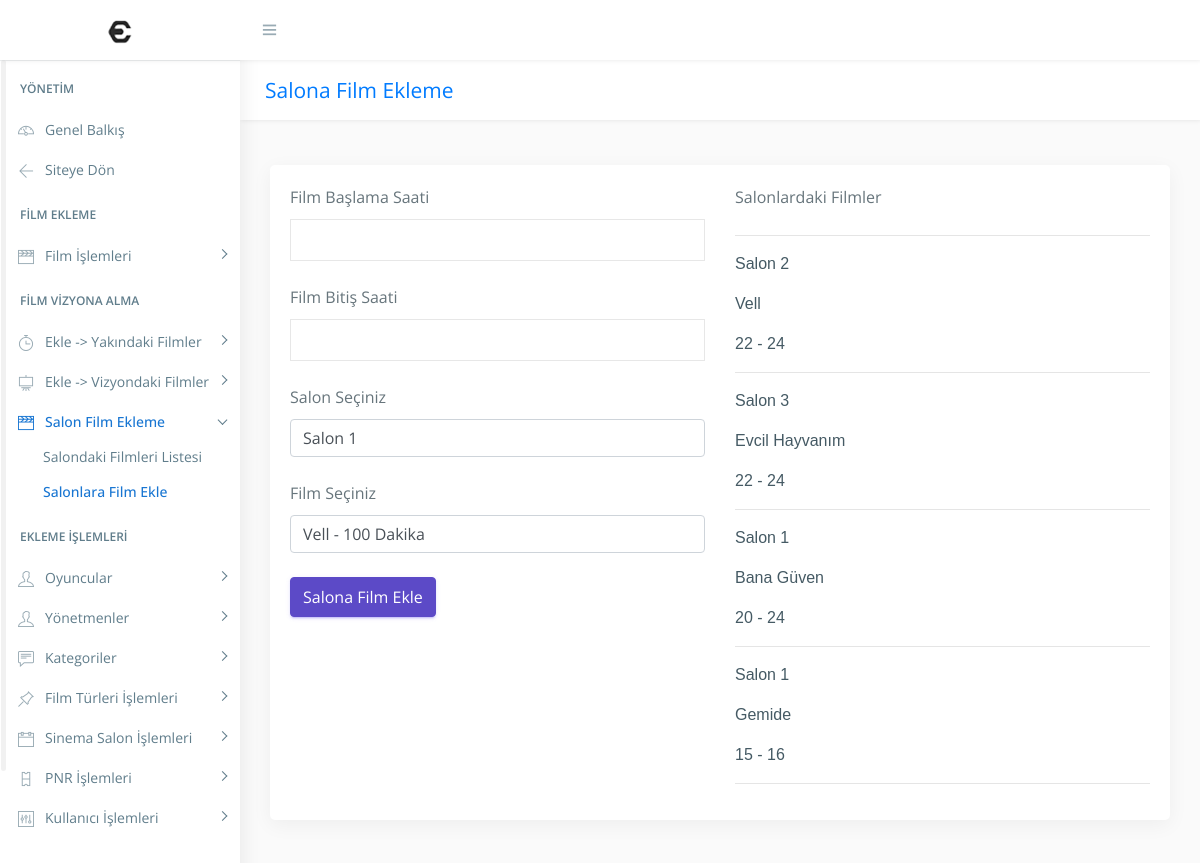
Screenshot of /?url=SalonaFilmEkleme/SalonaFilmEkle (signed in) with the database file from the repository.
### tables this page shows
CREATE TABLE IF NOT EXISTS `sinema_film_salon` (
  `salon_id` int(11) NOT NULL,
  `film_id` int(11) NOT NULL,
  `baslama_zamani` varchar(20) NOT NULL,
  `bitis_zamani` varchar(20) NOT NULL,
  `sinema_film_salon_id` int(11) NOT NULL AUTO_INCREMENT,
  PRIMARY KEY (`sinema_film_salon_id`),
  KEY `film_id` (`film_id`),
  KEY `salon_id` (`salon_id`),
  KEY `salon_id_2` (`salon_id`),
  KEY `salon_id_3` (`salon_id`)
);

CREATE TABLE IF NOT EXISTS `sinema_film_salonlari` (
  `salon_id` int(11) NOT NULL AUTO_INCREMENT,
  `salonAdi` varchar(50) NOT NULL,
  `koltukSayisi` int(11) NOT NULL,
  PRIMARY KEY (`salon_id`),
  UNIQUE KEY `salonAdi` (`salonAdi`),
  UNIQUE KEY `salonAdi_2` (`salonAdi`),
  KEY `salon_id` (`salon_id`)
);

### app/core/view.php (called while the page is built, shortened)
<?php
class view
{
    public static function render($view, array $params = [])
    {
        if (file_exists($file = VDIR."/{$view}.php")) {
            extract($params);
            require $file;
        } else {
            exit("Görünüm dosyası bulunamadı: $view");
        }
    }
}

### app/core/controller.php (called while the page is built, shortened)
<?php
class controller
{
	public function render($file, array $params = [])
	{
		return view::render($file, $params);
	}
}

### app/controllers/SalonaFilmEklemeController.php (called while the page is built, shortened)
<?php
class SalonaFilmEklemeController extends controller
{
	public function SalonaFilmEkleAction()
	{
        $data['title'] = 'Salona Film Ekleme';
        $data['uyari'] = null;
        $data['result'] = null;
        $data['filmSalonlari'] = filmSalonlari::getAll();
        $data['film'] = film::getAll();
        $data['slondakigosterilenfilmler'] = slondakigosterilenfilmler::getAll();
		$this->render('Admin/SalonlaraEklenenFilmler/salonFilmEkle', $data);
	}
}

### app/core/app.php (called while the page is built, shortened)
<?php
class app
{
	public $controller, $action, $params;
	public function __construct()
	{
		$url = isset($_GET['url']) && !empty($_GET['url']) ?
			trim($_GET['url'], '/') : 'WebSiteHomePage/index';
		$url = explode('/', $url);
		$this->controller = isset($url[0]) ? $url[0].'Controller' : 'WebSiteHomePageController';
		$this->action = isset($url[1]) ? $url[1].'Action' : 'indexAction';
		array_shift($url);
		array_shift($url);
		$this->params = $url;
	}
	public function run()
	{
		if (file_exists($file = CDIR."/{$this->controller}.php")) {
			if (class_exists($this->controller)) {
				$controller = new $this->controller;
				if (method_exists($controller, $this->action)) {
					call_user_func_array([$controller, $this->action], $this->params);
				} else {
					exit("Metod mevcut değil: {$this->action}");
				}
			} else {
				exit("Sınıf mevcut değil: $this->controller");
			}
		} else {
			exit("Controller dosyası mevcut değil: {$this->controller}.php");
		}
	}
}

### index.php (called while the page is built, shortened)
<?php
require CORE_DIR.'/app.php';
require CORE_DIR.'/view.php';
require CORE_DIR.'/controller.php';
include "app/models/filmSalonlari.php";
include "app/models/film.php";
include "app/models/slondakigosterilenfilmler.php";
$app = new app;
$app->run();

### app/models/filmSalonlari.php (called while the page is built, shortened)
<?php
class filmSalonlari
{
	public function filmSalonlari($salonAdi, $koltukSayisi, $salon_id)
	{
		$this->salon_id = $salon_id;
		$this->salonAdi = $salonAdi;
	}
	public static function getAll() {
		$list = [];
		$db = Db::getInstance();
		$req = $db->query('SELECT * FROM sinema_film_salonlari');
		foreach($req->fetchAll() as $post) {
		  $list[] = new filmSalonlari($post['salonAdi'],$post['koltukSayisi'],$post['salon_id']);
		}
		return $list;
	  }
}

### app/models/film.php (called while the page is built, shortened)
<?php
class film
{
	public function film($film_id, $kategori_id, $filmAd,$filmSuresi, $yonetmen_id, $filmOzet,$vizyonTarihi, $filmTuru_id, $filmFiyat, $yol)
	{
		$this->film_id = $film_id;
        $this->filmAd = $filmAd;
	}
	public static function getAll() {
		$list = [];
		$db = Db::getInstance();
		$req = $db->query('SELECT * FROM filmler');
		foreach($req->fetchAll() as $post) {
          $list[] = new film($post['film_id'],$post['kategori_id'],$post['filmAd'],$post['filmSuresi'],$post['yonetmen_id'],$post['filmOzet'],$post['vizyonTarihi'],$post['filmTuru_id'],$post['filmFiyat'],$post['yol']);
		}
		return $list;
	  }
}

### app/models/slondakigosterilenfilmler.php (called while the page is built, shortened)
<?php
class slondakigosterilenfilmler
{
	public function slondakigosterilenfilmler($salon_id, $film_id,$baslama_zamani,$bitis_zamani,$sinema_film_salon_id)
	{
		$this->salon_id = $salon_id;
        $this->film_id = $film_id;
        $this->baslama_zamani = $baslama_zamani;
        $this->bitis_zamani = $bitis_zamani;
    }
	public static function getAll() {
		$list = [];
		$db = Db::getInstance();
		$req = $db->query('SELECT * FROM sinema_film_salon');
		foreach($req->fetchAll() as $post) {
            $list[] = new slondakigosterilenfilmler($post['salon_id'],$post['film_id'],$post['baslama_zamani'],$post['bitis_zamani'],$post['sinema_film_salon_id']);
		}
		return $list;
	}
}

### app/views/Admin/SalonlaraEklenenFilmler/salonFilmEkle.php (the view, shortened to what this page needs)
<?php require VDIR.'/Admin/header.php' ?>
            <form action="./?url=SalonaFilmEkleme/SalonaFilmEklePost" method="Post">
            <div class="row">
            <div class="col-md-6">
            <div class="form-group">
            <label for="labelsalon">Film Başlama Saati</label>
            <input type="text" class="form-control" name="baslangiczamani" required>
            <br>
            <label for="labelsalon">Film Bitiş Saati</label>
            <input type="text" class="form-control" name="bitiszamani" required>
            <br>
            <label for="labelsalon">Salon Seçiniz</label>
            <select class="custom-select" id="filmSalonlari" name="filmSalonlari" required>
            <?php foreach($filmSalonlari as $filmSalonlari) { ?>
                <option  value=<?php echo $filmSalonlari->salon_id; ?>><?php echo $filmSalonlari->salonAdi; ?></option>
                <?php } ?>
              </select>
              <br>
              <br>
              <label for="labelsalon">Film Seçiniz</label>
            <select class="custom-select" id="film" name="film" required>
            <?php foreach($film as $film) { ?>
                <option value=<?php echo $film->film_id; ?> > <?php echo $film->filmAd; ?>&nbsp;- <?php echo $film->filmSuresi; ?> Dakika </option>
                <?php } ?>
              </select>
                <br>
              <br>
            <button type="Submit" value="Kaydet" class="btn btn-primary">Salona Film Ekle</button>
            </div>
            </div>
        <div class="col-md-6"  style="overflow-y">
            <div><label for="labelsalon">Salonlardaki Filmler</label>
            <br><hr>
            <fieldset>
            <?php foreach($slondakigosterilenfilmler as $slondakigosterilenfilmler) { ?>
                <?php
                   $db = Db::getInstance();
                   $req = $db->query("SELECT salonAdi FROM sinema_film_salonlari where salon_id='".$slondakigosterilenfilmler->salon_id."'");
                   $req2 = $db->query("SELECT filmAd FROM filmler where film_id='".$slondakigosterilenfilmler->film_id."'");
                   $salonAdi = $req->fetch(PDO::FETCH_ASSOC);
                   $filmAdi = $req2->fetch(PDO::FETCH_ASSOC);
                ?>
                <p>
                <?php
                   echo $salonAdi['salonAdi'];
                ?>
                </p>
                <p>
                <?php
                   echo $filmAdi['filmAd'];
                ?>
                </p>
                <p>
                <?php
                   echo $slondakigosterilenfilmler->baslama_zamani; echo " - " ; echo $slondakigosterilenfilmler->bitis_zamani;
                ?>
                </p>
                <hr>
                <?php } ?>
            </fieldset>
        </div>
        </form>
 </div>
<?php require VDIR.'/Admin/footer.php' ?>

### rows the page displays
sinema_film_salon: salon.salonAdi "Salon 2", filmAd "Vell", baslama_zamani "22", bitis_zamani "24"
sinema_film_salon: salon.salonAdi "Salon 3", filmAd "Evcil Hayvanım", baslama_zamani "22", bitis_zamani "24"
sinema_film_salon: salon.salonAdi "Salon 1", filmAd "Bana Güven", baslama_zamani "20", bitis_zamani "24"
sinema_film_salon: salon.salonAdi "Salon 1", filmAd "Gemide", baslama_zamani "15", bitis_zamani "16"

### other values shown
form field filmSalonlari "Salon 1"
form field film "Vell - 100 Dakika"
